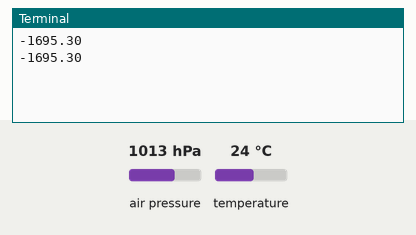
This program was run on a simulated Raspberry Pi (BCM pin numbers). On the bench: the last lines printed to the terminal. The inputs (shaded band) are chosen by the test bench; at power-on: air pressure 1013 hPa, temperature 24 °C.

Above: at 1.2 s.
1.3 s: air pressure set to 952 hPa
At 2.6 s:
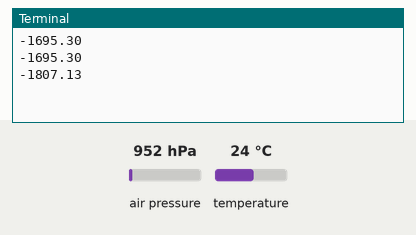
2.8 s: air pressure set to 975 hPa
At 3.8 s:
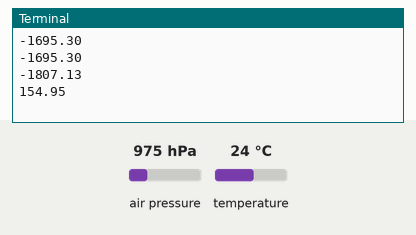
Timing chart, 0 to 5.8 s (numbered marks = the images above; inputs shaded):
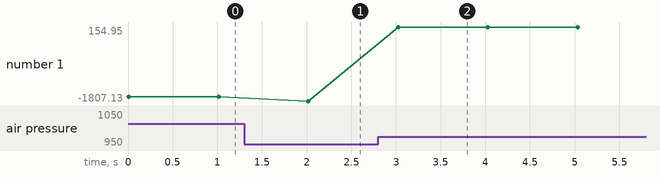

Measured:
- after the input at 1.3 s, the terminal: prints a new line after 0.72 s (image 1)
- after the input at 2.8 s, the terminal: prints a new line after 0.22 s (image 2)
- plotted number 1: -1695.3 → -1807.13 after the input at 1.3 s, -1807.13 → 154.95 after the input at 2.8 s

The program:

07-08-bar.py
```python
# -*- coding: utf-8 -*-
# チップ: MPL115A2
# 型番など: 秋月電子通商(I-04692)
#
# 接続: I2Cデバイス - Raspberry Pi
# 1 VDD - 3.3V
# 2 CAP - 1マイクロFのコンデンサの一端を接続し、もう一端をGNDに
# 3 GND - GND
# 4 SHDN - 3.3V
# 5 RST - 3.3V
# 6 NC - 接続なし
# 7 SDA - I2C SDA
# 8 SCL - I2C SCL
#
import smbus
from time import sleep

def setup_mpl115a2():
    global a0, b1, b2, c12
    a0_h = bus.read_byte_data(address_mpl115a2, 0x04)
    a0_l = bus.read_byte_data(address_mpl115a2, 0x05)
    b1_h = bus.read_byte_data(address_mpl115a2, 0x06)
    b1_l = bus.read_byte_data(address_mpl115a2, 0x07)
    b2_h = bus.read_byte_data(address_mpl115a2, 0x08)
    b2_l = bus.read_byte_data(address_mpl115a2, 0x09)
    c12_h = bus.read_byte_data(address_mpl115a2, 0x0a)
    c12_l = bus.read_byte_data(address_mpl115a2, 0x0b)

    a0 = ((a0_h<<8) | a0_l)/8.0
    b1 = - ((~((b1_h<<8) | b1_l) & 0xffff) + 1)/8192.0
    b2 = - ((~((b2_h<<8) | b2_l) & 0xffff) + 1)/16384.0
    c12 = (((c12_h<<8) | + c12_l)/16777216.0)


def read_mpl115a2():
    bus.write_byte_data(address_mpl115a2, 0x12, 0x01)
    sleep(0.003)

    P_h = bus.read_byte_data(address_mpl115a2, 0x00)
    P_l = bus.read_byte_data(address_mpl115a2, 0x01)
    T_h = bus.read_byte_data(address_mpl115a2, 0x02)
    T_l = bus.read_byte_data(address_mpl115a2, 0x03)

    P = ((P_h<<8) | P_l)>>6
    T = ((T_h<<8) | T_l)>>6

    Pcomp = a0 + (b1+c12*T)*P + b2*T
    Pressure = Pcomp*(650.0/1023.0) + 500.0

    return Pressure

bus = smbus.SMBus(1)
address_mpl115a2 = 0x60

a0 = 0
b1 = 0
b2 = 0
c12 = 0

setup_mpl115a2()

try:
    while True:
        inputValue = read_mpl115a2()

        print("{0:.02f}".format(inputValue))

        sleep(1)

except KeyboardInterrupt:
    pass
```
